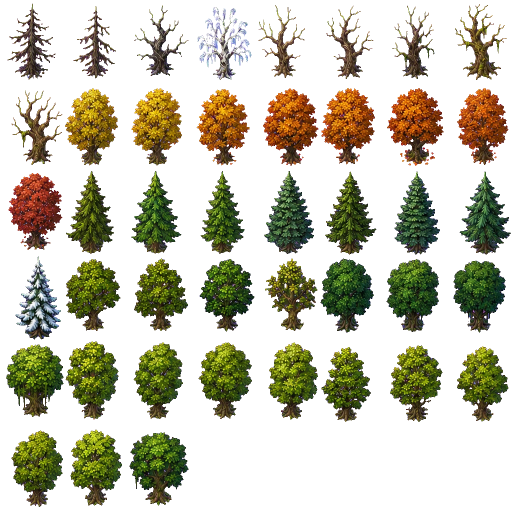
#> input picture asset/MAPS/trees/128X170-tiles_8x6.webp, 1024 x 1020 px, found by its file name (shown at 1/2 size)
$ python build-tree-sway-sheets.py
#> lines starting #> are read from the running program, lines starting #| are printed output that depends on the picture; after the words box and inside, x2 and y2 are one past the last pixel; in counts of white or black regions, pixels touching at a corner belong together
### scripts/lib/game_webp.py
"""Saves runtime images as WebP: small, with transparency kept exactly.

Every packed image under asset/ (not asset/Originals) ships as WebP. Colour is
lossy (quality 90) when that keeps the visible pixels at MIN_PSNR_DB or better;
small outlined icon sheets that fall below it (items, weapon icons, arrows) are
saved lossless instead. Transparency is always stored
lossless, and every save is decoded again to check the alpha channel is
identical. Phaser premultiplies alpha on upload, so the colour under fully
transparent pixels never shows and the encoder may drop it.

Use from a tool in scripts/<family>/:

    sys.path.insert(0, str(Path(__file__).resolve().parents[1] / 'lib'))
    from game_webp import save_game_webp
    save_game_webp(image, path)  # path ends in .webp
"""
from __future__ import annotations

import io
import math
from pathlib import Path

import numpy as np
from PIL import Image

QUALITY = 90
# Below this the lossy colour shift shows on small outlined icons (gems, keys,
# weapon icons) at close zoom; above it the difference is not visible in play.
MIN_PSNR_DB = 26.0


def _has_alpha(image: Image.Image) -> bool:
    return image.mode in ('RGBA', 'LA') or (image.mode == 'P' and 'transparency' in image.info)


def _visible_psnr(source: np.ndarray, decoded: np.ndarray, alpha: bool) -> float:
    if alpha:
        weight = source[..., 3:4] / 255.0
        error = float((((source[..., :3] - decoded[..., :3]) ** 2) * weight).sum()) / max(float(weight.sum()) * 3, 1.0)
    else:
        error = float(((source - decoded) ** 2).mean())
    return math.inf if error == 0 else 10 * math.log10(255 ** 2 / error)


def encode_game_webp(image: Image.Image) -> tuple[bytes, str, float]:
    """Returns (bytes, 'lossy' | 'lossless', visible PSNR of the lossy trial)."""
    alpha = _has_alpha(image)
    image = image.convert('RGBA' if alpha else 'RGB')
    source = np.asarray(image).astype(np.float64)
    lossy = io.BytesIO()
    image.save(lossy, 'WEBP', quality=QUALITY, alpha_quality=100, method=6)
    decoded = np.asarray(Image.open(io.BytesIO(lossy.getvalue())).convert(image.mode)).astype(np.float64)
    psnr = _visible_psnr(source, decoded, alpha)
    if psnr >= MIN_PSNR_DB and (not alpha or np.array_equal(source[..., 3], decoded[..., 3])):
        return lossy.getvalue(), 'lossy', psnr
    lossless = io.BytesIO()
    image.save(lossless, 'WEBP', lossless=True, quality=100, method=6)
    return lossless.getvalue(), 'lossless', psnr


def save_game_webp(image: Image.Image, path: str | Path) -> str:
    """Writes `image` to `path` (.webp) and returns 'lossy' or 'lossless'."""
    path = Path(path)
    if path.suffix.lower() != '.webp':
        raise ValueError(f'{path} must end in .webp')
    data, kind, _ = encode_game_webp(image)
    if _has_alpha(image):
        written = np.asarray(Image.open(io.BytesIO(data)).convert('RGBA'))[..., 3]
        if not np.array_equal(np.asarray(image.convert('RGBA'))[..., 3], written):
            raise RuntimeError(f'{path}: transparency changed in the WebP encode')
    path.parent.mkdir(parents=True, exist_ok=True)
    path.write_bytes(data)
    return kind

### scripts/art/build-tree-sway-sheets.py
"""Bake canopy-only sway loops for every tree sprite.

Each tree gets 8 frames. A row of pixels shifts sideways by an amount that is 0
at and below the hinge (where the canopy leaves the trunk) and grows toward the
top, plus a small ripple travelling up through the leaves. The trunk and roots
are the original pixels in every frame, so the tree bends instead of rocking.

Output frame index = source frame * 8 + step:
  godot/asset/MAPS/trees/128x170-tile_16x22-trees-sway.webp  (from 128X170-tiles_8x6)
  godot/asset/MAPS/trees/256x256-tile_8x3-trees-sway.webp     (from 256x256-Tile_3x1)

  python scripts/art/build-tree-sway-sheets.py
"""
import math
import sys
from pathlib import Path

import numpy as np
from PIL import Image

ROOT = Path(__file__).resolve().parents[2]
sys.path.insert(0, str(ROOT / "scripts" / "lib"))
from game_webp import save_game_webp  # noqa: E402

TREES = ROOT / "godot" / "asset" / "MAPS" / "trees"
STEPS = 8
# Leafless trees (dead pines, twisted bare trees, the frosted tree) have no
# canopy to sway: their frames are written as still copies (the Godot tree scenes
# give them no sway animation).
BARE = {"128X170-tiles_8x6.webp": set(range(0, 9))}
# source, frame w/h, source cols, source frame count, output, output cols
JOBS = [
    ("128X170-tiles_8x6.webp", 128, 170, 8, 43, "128x170-tile_16x22-trees-sway.webp", 16),
    ("256x256-Tile_3x1.webp", 256, 256, 3, 3, "256x256-tile_8x3-trees-sway.webp", 8),
]


def hinge_row(alpha):
    """Row where the canopy starts: scanning up from the base, the first row
    clearly wider than the trunk."""
    rows = np.nonzero(alpha.any(axis=1))[0]
    top, bottom = rows.min(), rows.max()
    widths = alpha.sum(axis=1)
    widest = widths.max()
    for y in range(bottom, top - 1, -1):
        if widths[y] > 0.45 * widest:
            return top, y
    return top, bottom


def sway(cell, amplitude):
    h, w = cell.shape[:2]
    alpha = cell[..., 3] > 0
    if not alpha.any():
        return [cell] * STEPS
    top, hinge = hinge_row(alpha)
    # Let the lower canopy move a little less than the crown.
    hinge = min(h - 1, hinge + (h - hinge) // 6)
    rgba = cell.astype(np.float64)
    premult = np.concatenate([rgba[..., :3] * rgba[..., 3:4] / 255, rgba[..., 3:4]], -1)
    cols = np.arange(w, dtype=np.float64)
    frames = []
    for step in range(STEPS):
        phase = 2 * math.pi * step / STEPS
        out = premult.copy()
        for y in range(top, hinge):
            weight = ((hinge - y) / max(1, hinge - top)) ** 1.6
            shift = amplitude * weight * (math.sin(phase) + 0.25 * math.sin(2 * phase + y * 0.12))
            for c in range(4):
                out[y, :, c] = np.interp(cols - shift, cols, premult[y, :, c], left=0, right=0)
        a = out[..., 3:4]
        rgb = np.where(a > 0, out[..., :3] * 255 / np.maximum(a, 1e-6), 0)
        result = np.concatenate([rgb, np.where(a > 127, 255, 0)], -1)
        result[result[..., 3] == 0, :3] = 0
        frames.append(np.clip(result, 0, 255).astype(np.uint8))
    return frames


def main():
    for source, fw, fh, src_cols, count, output, out_cols in JOBS:
        sheet = np.array(Image.open(TREES / source).convert("RGBA"))
#> sheet is the input picture: shape (1020, 1024, 4); mean R, G, B, A 42, 39.6, 21.8, 88.5
        total = count * STEPS
        out_rows = math.ceil(total / out_cols)
        atlas = np.zeros((out_rows * fh, out_cols * fw, 4), np.uint8)
        amplitude = 2.4 * fw / 128
        for frame in range(count):
            x, y = (frame % src_cols) * fw, (frame // src_cols) * fh
            cell = sheet[y:y + fh, x:x + fw]
            images = [cell] * STEPS if frame in BARE.get(source, set()) else sway(cell, amplitude)
            for step, image in enumerate(images):
                index = frame * STEPS + step
                ox, oy = (index % out_cols) * fw, (index // out_cols) * fh
                atlas[oy:oy + fh, ox:ox + fw] = image
#> this loop made 43 passes
#> hinge in sway on passes 10 to 21: 133, 135, 133, 134, 131, 150, 144, 149, 155, 156, 161, 157
#> pass 1, in main, `cell = sheet[y:y + fh, x:x + fw]`:
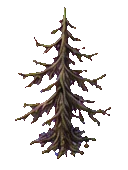
#> cell: shape (170, 128, 4); mean R, G, B, A 32.9, 28.1, 26.8, 53.2; transparent parts drawn white
#> pass 2, in main, `cell = sheet[y:y + fh, x:x + fw]`:
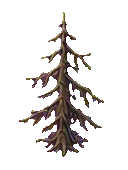
#> cell: shape (170, 128, 4); mean R, G, B, A 28.3, 24.3, 22.9, 39.7; transparent parts drawn white
#> pass 3, in main, `cell = sheet[y:y + fh, x:x + fw]`:
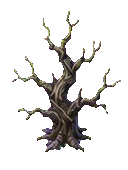
#> cell: shape (170, 128, 4); mean R, G, B, A 31.4, 29.5, 27.8, 41.5; transparent parts drawn white
#> after the loop:
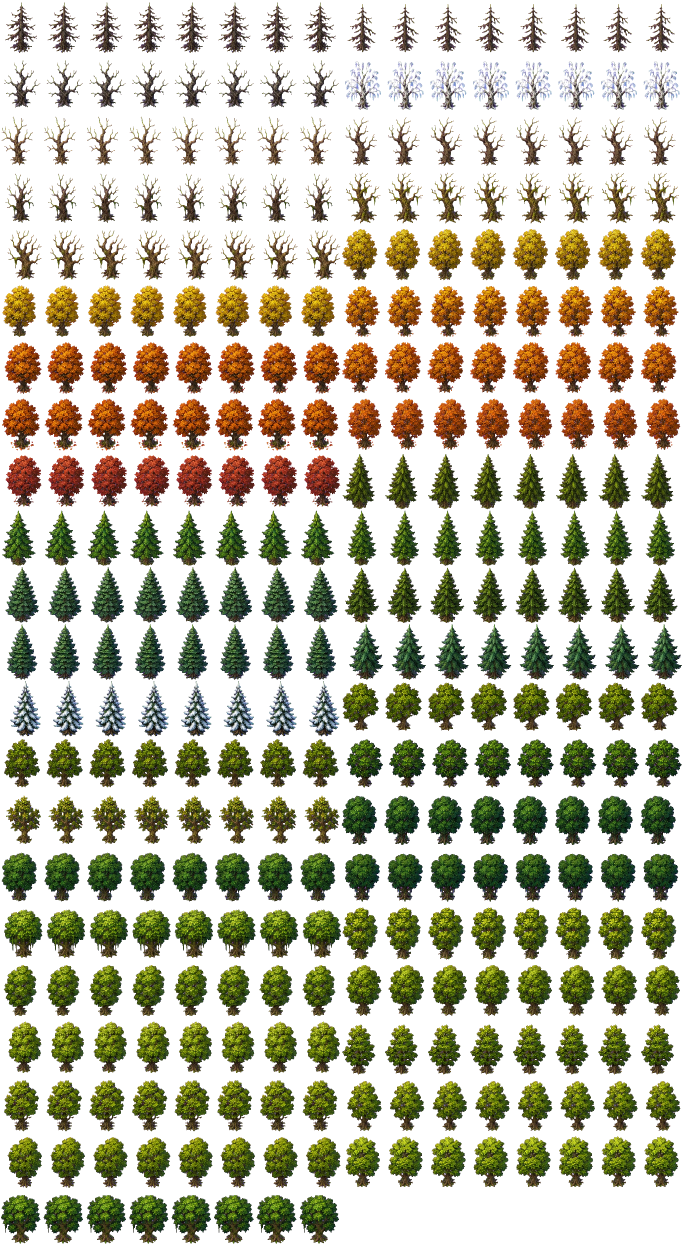
#> atlas: shape (3740, 2048, 4) (shown at 1/3 size); mean R, G, B, A 38.5, 36.3, 17, 96.5; transparent parts drawn white
#> after the loop:
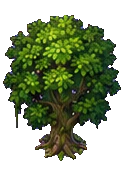
#> cell: shape (170, 128, 4); mean R, G, B, A 36.2, 47.5, 20.2, 132.7; transparent parts drawn white
        save_game_webp(Image.fromarray(atlas, "RGBA"), TREES / output)
#> in encode_game_webp, `alpha = _has_alpha(image)`: alpha = True
#> in _visible_psnr, `weight = source[..., 3:4] / 255.0`:
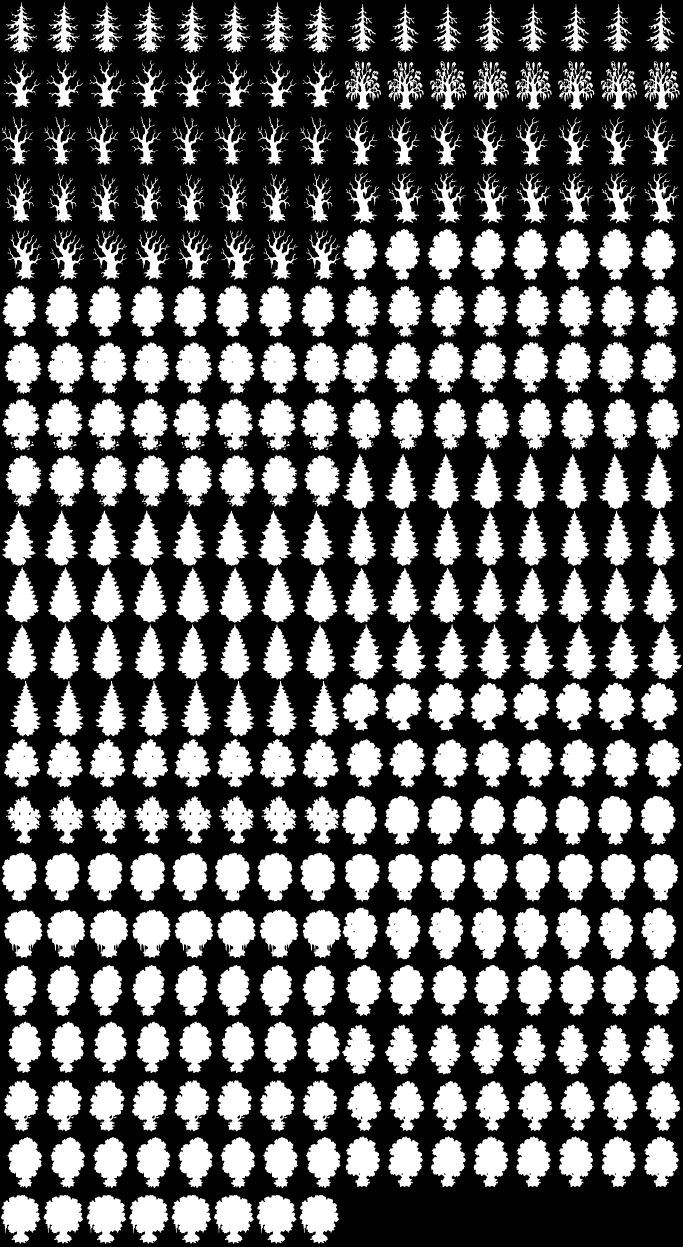
#> weight: shape (3740, 2048, 1) float64 (shown at 1/3 size); values 0 (black) and 1 (white), 37.8% white; 528 white regions (144 under 20 px), largest, box (x1, y1, x2, y2) and area: (260, 3585, 378, 3731) 11327, (3, 3585, 121, 3731) 11325, (131, 3585, 249, 3731) 11325
#> in _visible_psnr, `error = float((((source[..., :3] - decoded[..., :3]) ** 2) * weight).s..`: error = 19.99
#> in encode_game_webp, `psnr = _visible_psnr(source, decoded, alpha)`: psnr = 35.12
#> in save_game_webp, `data, kind, _ = encode_game_webp(image)`: kind = 'lossy'
        print(f"{output}: {count} trees x {STEPS} frames, {atlas.shape[1]}x{atlas.shape[0]}")
#| 128x170-tile_16x22-trees-sway.webp: 43 trees x 8 frames, 2048x3740
#> pass 2 of the loop in main, `for source, fw, fh, src_cols, count, output, out_cols in JOBS:`:
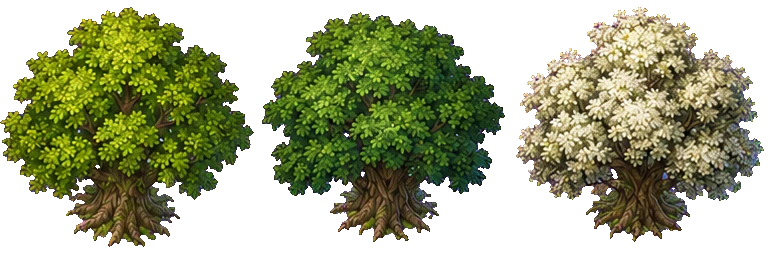
#> input picture asset/MAPS/trees/256x256-Tile_3x1.webp, 768 x 256 px, found by its file name
#> in main, sheet is the input picture: shape (256, 768, 4); mean R, G, B, A 63.2, 67.8, 35.8, 143.4
#> the loop in main, `for frame in range(count):` made 3 passes
#> hinge in sway on passes 1 to 3: 206, 202, 206
#> pass 1, in sway (call 35), `alpha = cell[..., 3] > 0`:
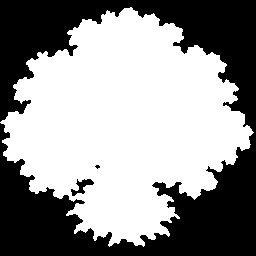
#> alpha: shape (256, 256) bool; 57.5% white; 3 black regions (1 under 20 px), largest, box (x1, y1, x2, y2) and area: (0, 0, 256, 256) 27709, (71, 179, 94, 196) 160
#> source: shape (768, 2048, 4) float64
#> decoded: shape (768, 2048, 4) float64
#> in _visible_psnr (call 2), `weight = source[..., 3:4] / 255.0`:
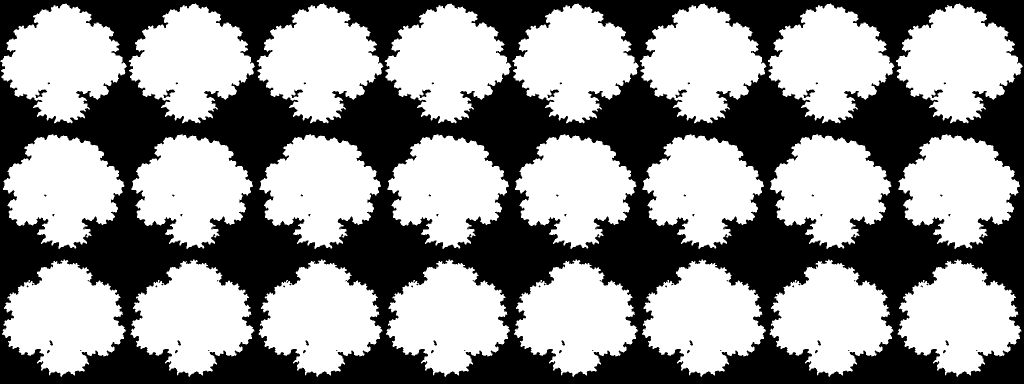
#> weight: shape (768, 2048, 1) float64 (shown at 1/2 size); values 0 (black) and 1 (white), 56.3% white; 80 black regions (55 under 20 px), largest, box (x1, y1, x2, y2) and area: (0, 0, 2048, 768) 685763, (71, 179, 94, 196) 160, (327, 179, 350, 196) 160
#> error = 15.13
#| 256x256-tile_8x3-trees-sway.webp: 3 trees x 8 frames, 2048x768


if __name__ == "__main__":
    main()
